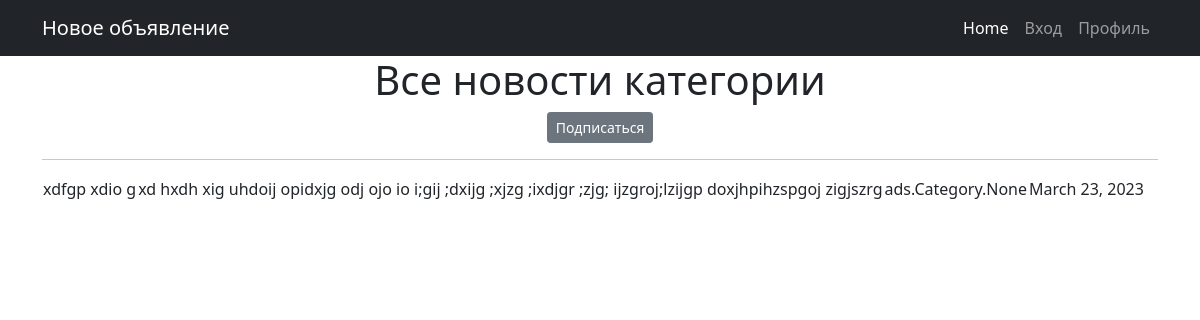
The page /ads/categories/3 on the database as committed earlier.
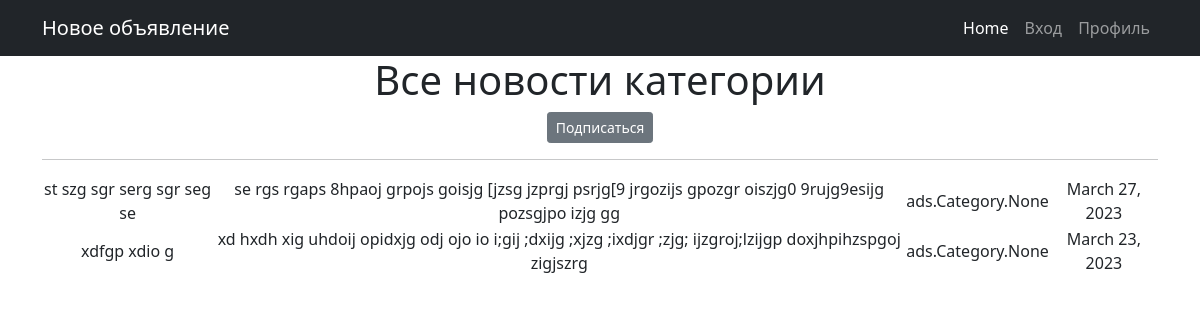
The same page on the database as committed later.
### ads/models.py (models this page shows, shortened)
class Post(models.Model):
    author = models.ForeignKey(Author, on_delete=models.CASCADE)
    time_in = models.DateField(auto_now_add=True)
    category = models.ManyToManyField(Category, through = 'PostCategory')
    title = models.CharField(max_length=100)
    text = models.TextField()

### ads/views.py (the view)
# urls.py: path('categories/<int:pk>', CategoryListView.as_view(), name='category_list'),
class CategoryListView(ListView):
    model = Post
    template_name = 'ads/category_list.html'
    context_object_name = 'category_news_list'
    def get_queryset(self):
        self.category = get_object_or_404(Category, id=self.kwargs['pk'])
        queryset = Post.objects.filter(category=self.category).order_by("-time_in")
        return queryset
    def get_context_data(self, **kwargs):
        context = super().get_context_data(**kwargs)
        context['is_not_subscriber'] = self.request.user not in self.category.subscribers.all()
        context['category'] = self.category
        return context

### templates/ads/category_list.html (shortened to what this page needs)
{% extends 'flatpages/default.html' %}
{% load custom_tags %}
{% block content %}
   <h1>Все новости категории</h1>
   {% if is_not_subscriber %}
       <p class="text-center"><a href="{% url 'subscribe' category.id %}" class="btn btn-secondary btn-sm">Подписаться</a></p>
   {% endif %}
   <hr>
      <table>
         {% for ad in category_news_list %}
          <tr>
          <td>{{ ad.title }}</td>
          <td>{{ ad.text|truncatechars:120 }}</td>
          <td>{{ ad.category }}</td>
          <td>{{ ad.time_in }}</td>
          </tr>
          {% endfor %}
      </table>
{% endblock content %}

### templates/flatpages/default.html (shortened to what this page needs)
<!DOCTYPE html>
<html lang="en">
    <head>
        {% load static %}
        <link href="{% static 'css/styles.css' %}" rel="stylesheet" />
    </head>
    <body>
        <nav class="navbar navbar-expand-lg navbar-dark bg-dark">
            <div class="container">
                <a class="navbar-brand" href="{% url 'ads_create' %}">Новое объявление</a>
                <div class="collapse navbar-collapse" id="navbarSupportedContent">
                    <ul class="navbar-nav ms-auto mb-2 mb-lg-0">
                        <li class="nav-item"><a class="nav-link active" aria-current="page" href="{% url 'post_list' %}">Home</a></li>
                        <li class="nav-item"><a class="nav-link" href="{% url 'login' %}">Вход</a></li>
                        <li class="nav-item"><a class="nav-link" href="/">Профиль</a></li>
                    </ul>
                </div>
            </div>
        </nav>
        <div class="container">
            <div class="row">
                <div class="col-lg-12 text-center">
                    {% block content %}{% endblock content %}
                </div>
            </div>
        </div>
    </body>
</html>

Rows that differ between the two databases and show on the page:
added Post: title "st szg sgr serg sgr seg se", text "se rgs rgaps 8hpaoj grpojs goisjg [jzsg jzprgj psrjg[9 jrgozijs gpozgr oiszjg0 9rujg9esijg pozsgjpo izjg gg", category "ads.Category.None", time_in "March 27, 2023"
